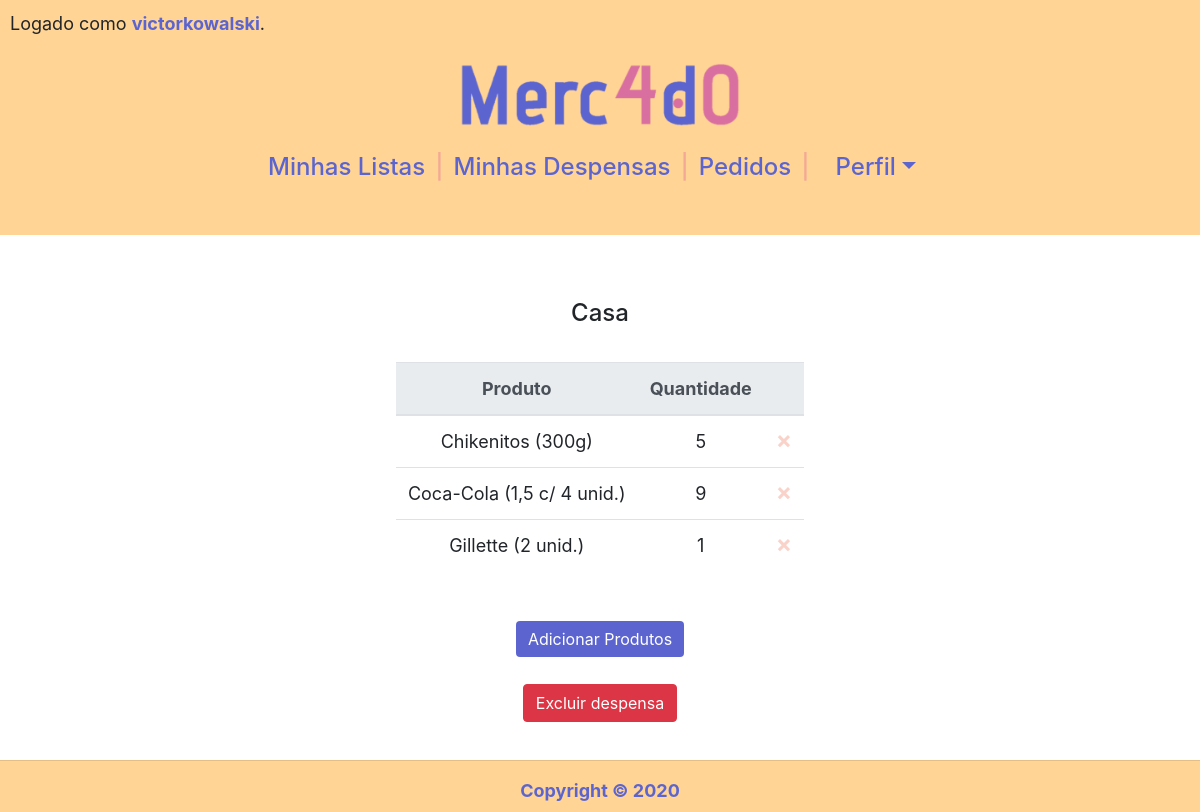
The app's page /acompanhamento/12 (signed in), older data.
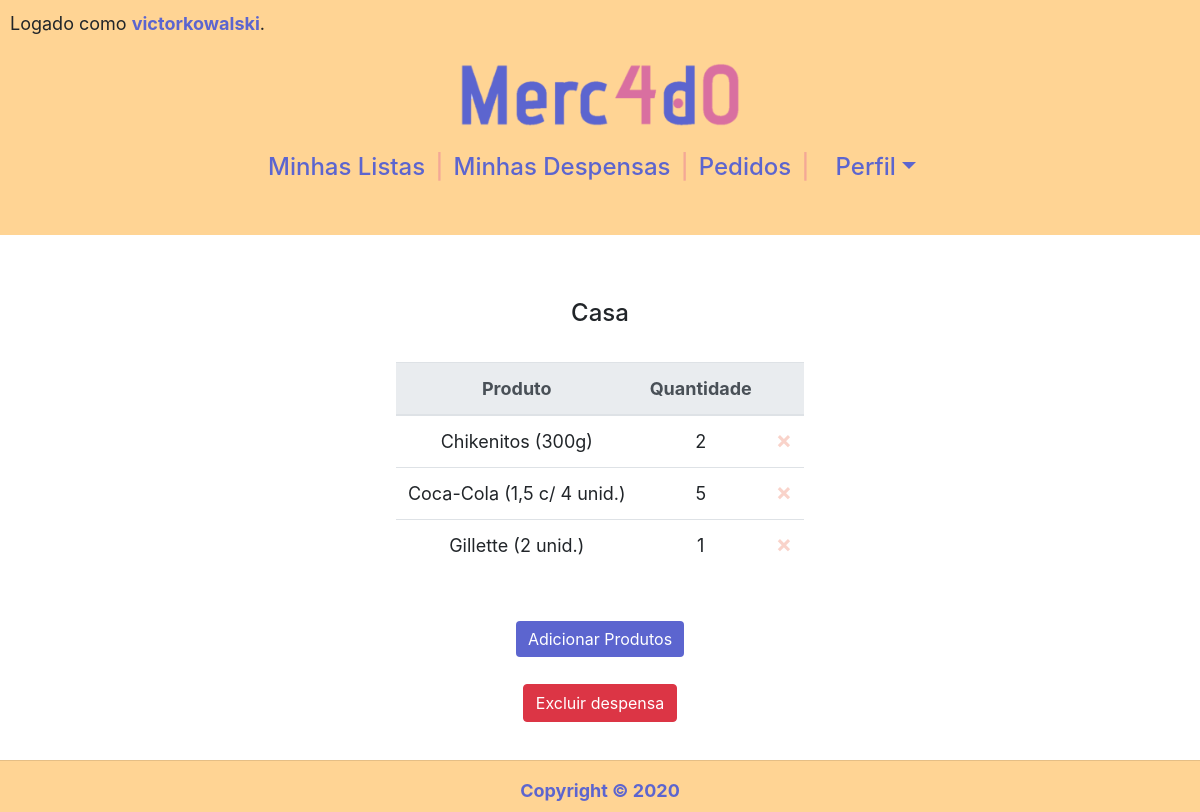
The same page, newer data.
### compras/models.py (models this page shows, shortened)
class ProdutoAcompanhamento(models.Model):
    produto = models.ForeignKey(Produto,
                                on_delete=models.CASCADE,
                                related_name="acompanhamentos")
    acompanhamento = models.ForeignKey(Acompanhamento,
                                on_delete=models.CASCADE,
                                related_name="produtos")
    quantidade = models.PositiveIntegerField()

class Produto(models.Model):
    nome = models.CharField(max_length=50)
    img_url = models.URLField(max_length=1000, blank=True)

### compras/views.py (the view, shortened to what this page needs)
# urls.py: path("acompanhamento/<int:id>", views.acompanhamento, name="acompanhamento"),
@login_required(login_url='login')
def acompanhamento(request, id):
    if request.method == "GET":
        produtos = (ProdutoAcompanhamento.objects.filter(acompanhamento=id).order_by('produto__nome'))
        nomeAcompanhamento = Acompanhamento.objects.get(pk=id).nome
        return render(request, 'compras/acompanhamento.html', {
            "produtos": produtos,
            "id": id,
            "nome": nomeAcompanhamento
        })

### compras/templates/compras/acompanhamento.html (shortened to what this page needs)
{% extends "compras/layout.html" %}
{% block body %}
    <h4>{{nome}}</h4>
    <br>
    {% if produtos %}
        <table class="table">
            <thead class="thead-light">
                <tr>
                    <th scope="col">Produto</th>
                    <th scope="col">Quantidade</th>
                    <th scope="col"></th>
                </tr>
            </thead>
            <tbody>
                {% for produto in produtos %}
                    <tr>
                        <td>{{ produto.produto.nome }}</td>
                        <td>{{ produto.quantidade }}</td>
                        <td>
                            <form action="{% url 'acompanhamento' id %}" method="post">
                                <button type="submit" class="close" aria-label="Close">
                                    <span aria-hidden="true">&times;</span>
                                </button>
                            </form>
                        </td>
                    </tr>
                {% endfor %}
            </tbody>
        </table>
        <br><br>
    {% else %}
        <p>Despensa vazia.</p>
        <br>
    {% endif %}
    <form action="{% url 'acompanhamento' id %}" method="post">
        <input type="submit" class="btn btn-primary" value="Adicionar Produtos">
    </form>
    <br>
    <form action="{% url 'acompanhamento' id %}" method="post">
        <input type="submit" class="btn btn-danger" value="Excluir despensa">
    </form>
{% endblock %}

Row changes from the older to the newer data that the page shows:
changed ProdutoAcompanhamento "Chikenitos (300g)": quantidade "5" → "2"
changed ProdutoAcompanhamento "Coca-Cola (1,5 c/ 4 unid.)": quantidade "9" → "5"
